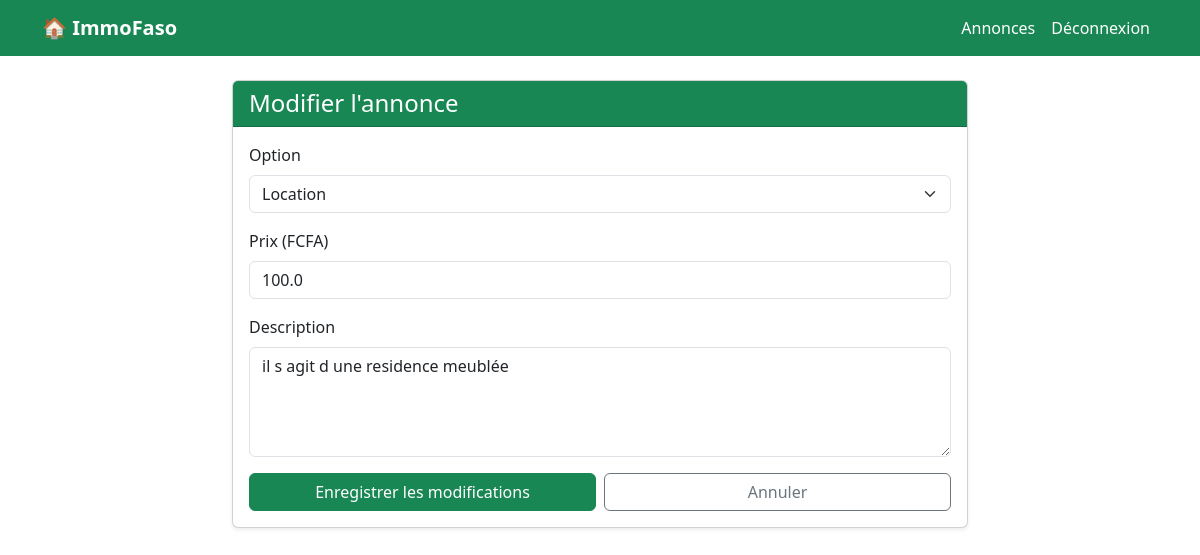
The page /bailleur/annonces/3/modifier/ (signed in) on the database its author committed.
### core/models.py (models this page shows, shortened)
class Annonce(models.Model):
    OPTION_CHOICES = [
        ('LOCATION', 'Location'),
        ('VENTE', 'Vente'),
    ]
    STATUT_CHOICES = [
        ('EN_ATTENTE', 'En attente de validation'),
        ('PUBLIEE', 'Publiée'),
        ('REFUSEE', 'Refusée'),
        ('RETIREE', 'Retirée'),
    ]
    bailleur = models.ForeignKey(
        Bailleur,
        on_delete=models.CASCADE,
        related_name='annonces',
        null=True,
        blank=True
    )
    bien = models.ForeignKey(
        BienImmobilier,
        on_delete=models.CASCADE,
        related_name='annonces'
    )
    agent_validateur = models.ForeignKey(
        Agent,
        on_delete=models.SET_NULL,
        null=True,
        blank=True,
        related_name='annonces_validees'
    )
    agent_createur = models.ForeignKey(
    Agent,
    on_delete=models.SET_NULL,
    null=True,
    blank=True,
    related_name='annonces_agence'
)
    option = models.CharField(max_length=10, choices=OPTION_CHOICES)
    prix = models.FloatField()
    description = models.TextField()
    statut = models.CharField(max_length=20, choices=STATUT_CHOICES, default='EN_ATTENTE')
    date_publication = models.DateTimeField(auto_now_add=True)
    class Meta:
        verbose_name = 'Annonce'

### core/views.py (the view, shortened to what this page needs)
# urls.py: path('bailleur/annonces/<int:annonce_id>/modifier/', views.modifier_annonce, name='modifier_annonce'),
@login_required
def modifier_annonce(request, annonce_id):
    annonce = get_object_or_404(Annonce, id=annonce_id)
    return render(request, 'bailleur/modifier_annonce.html', {'annonce': annonce})

### core/templates/bailleur/modifier_annonce.html (shortened to what this page needs)
{% extends 'base.html' %}
{% block content %}
<div class="row justify-content-center">
    <div class="col-md-8">
        <div class="card shadow-sm">
            <div class="card-header bg-success text-white">
                <h4 class="mb-0">Modifier l'annonce</h4>
            </div>
            <div class="card-body">
                <form method="POST">
                    <div class="mb-3">
                        <label class="form-label">Option</label>
                        <select name="option" class="form-select" required>
                            <option value="LOCATION" {% if annonce.option == 'LOCATION' %}selected{% endif %}>Location</option>
                        </select>
                    </div>
                    <div class="mb-3">
                        <label class="form-label">Prix (FCFA)</label>
                        <input type="number" name="prix" class="form-control" value="{{ annonce.prix }}" required>
                    </div>
                    <div class="mb-3">
                        <label class="form-label">Description</label>
                        <textarea name="description" class="form-control" rows="4" required>{{ annonce.description }}</textarea>
                    </div>
                    <div class="d-flex gap-2">
                        <button type="submit" class="btn btn-success w-100">
                            Enregistrer les modifications
                        </button>
                        <a href="{% url 'mes_annonces_bailleur' %}" class="btn btn-outline-secondary w-100">
                            Annuler
                        </a>
                    </div>
                </form>
            </div>
        </div>
    </div>
</div>
{% endblock %}

### rows shown on the page
Annonce: option "Location", prix "100.0", description "il s agit d une residence meublée"
